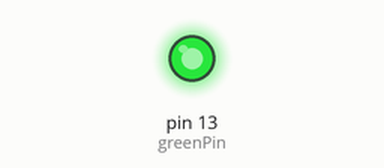
Bench run of a sketch on a simulated Arduino Uno, built with avr-gcc and run on an emulated ATmega328P. On the bench: output pins drawn as LEDs (lit = HIGH).

Above: at 0.15 s.
At 14.2 s:
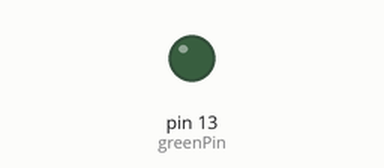
Timing chart, 0 to 22.5 s (numbered marks = the images above):
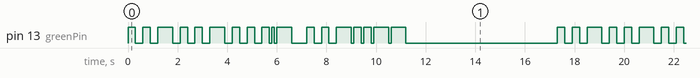

The sketch:

light.ino
```cpp
int greenPin = 13;
int redPin = 12;

int veryshortPeriod = 100;
int shortPeriod = 300;
int longPeriod = 600;

void setup()
{
    Serial.begin(9600);
    pinMode(greenPin, OUTPUT);
}

void loop()
{
    // Jingle Bells
    digitalWrite(greenPin, HIGH);
    delay(shortPeriod);
    digitalWrite(greenPin, LOW);
    delay(shortPeriod);
    digitalWrite(greenPin, HIGH);
    delay(shortPeriod);
    digitalWrite(greenPin, LOW);
    delay(shortPeriod);
    digitalWrite(redPin, HIGH);
    digitalWrite(greenPin, HIGH);
    delay(longPeriod);
    digitalWrite(redPin, LOW);
    digitalWrite(greenPin, LOW);
    delay(shortPeriod);
    // Jingle Bells
    digitalWrite(greenPin, HIGH);
    delay(shortPeriod);
    digitalWrite(greenPin, LOW);
    delay(shortPeriod);
    digitalWrite(greenPin, HIGH);
    delay(shortPeriod);
    digitalWrite(greenPin, LOW);
    delay(shortPeriod);
    digitalWrite(redPin, HIGH);
    digitalWrite(greenPin, HIGH);
    delay(longPeriod);
    digitalWrite(redPin, LOW);
    digitalWrite(greenPin, LOW);
    delay(shortPeriod);
    //Jingle all the Way
    digitalWrite(greenPin, HIGH);
    delay(shortPeriod);
    digitalWrite(greenPin, LOW);
    delay(shortPeriod);
    digitalWrite(greenPin, HIGH);
    delay(shortPeriod);
    digitalWrite(greenPin, LOW);
    delay(shortPeriod);
    digitalWrite(greenPin, HIGH);
    delay(shortPeriod);
    digitalWrite(greenPin, LOW);
    delay(veryshortPeriod);
    digitalWrite(greenPin, HIGH);
    delay(veryshortPeriod);
    digitalWrite(greenPin, LOW);
    delay(veryshortPeriod);
    digitalWrite(redPin, HIGH);
    digitalWrite(greenPin, HIGH);
    delay(longPeriod);
    digitalWrite(redPin, LOW);
    digitalWrite(greenPin, LOW);
    delay(longPeriod);
    //Oh What Fun
    digitalWrite(greenPin, HIGH);
    delay(shortPeriod);
    digitalWrite(greenPin, LOW);
    delay(shortPeriod);
    digitalWrite(greenPin, HIGH);
    delay(shortPeriod);
    digitalWrite(greenPin, LOW);
    delay(shortPeriod);
    digitalWrite(greenPin, HIGH);
    delay(longPeriod);
    digitalWrite(greenPin, LOW);
    delay(veryshortPeriod);
    //It is to Ride
    digitalWrite(greenPin, HIGH);
    delay(shortPeriod);
    digitalWrite(greenPin, LOW);
    delay(veryshortPeriod);
    digitalWrite(greenPin, HIGH);
    delay(shortPeriod);
    digitalWrite(greenPin, LOW);
    delay(veryshortPeriod);
    digitalWrite(greenPin, HIGH);
    delay(longPeriod);
    digitalWrite(greenPin, LOW);
    delay(veryshortPeriod);
    digitalWrite(greenPin, HIGH);
    delay(longPeriod);
    digitalWrite(greenPin, LOW);
    delay(veryshortPeriod);

    delay(6000);
}
```

Measured:
- by itself, pin 13 (greenPin): moves between LOW and HIGH, repeating every 17.3 s
- by itself, everything shown: repeats every 17.3 s, in 36 steps
